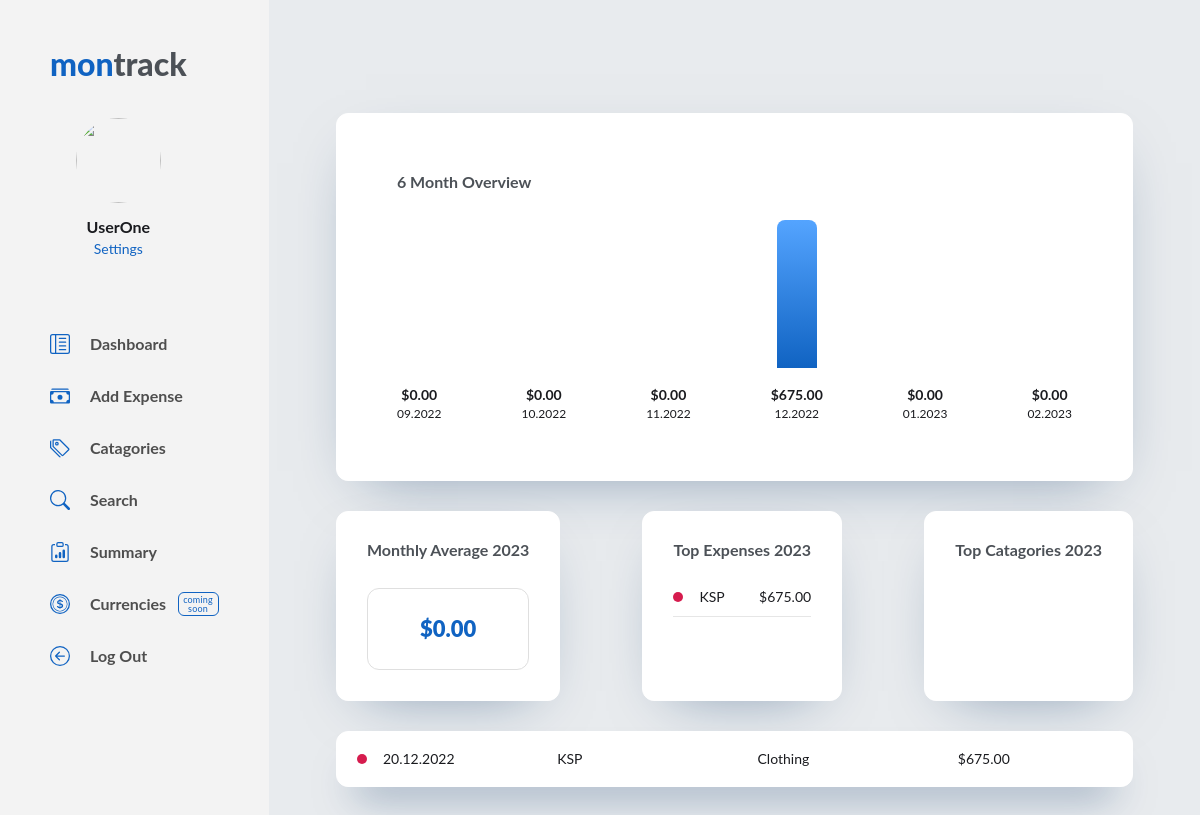
/ (signed in), run on the app's committed database.
### tables this page shows
CREATE TABLE users (
    user_id INTEGER PRIMARY KEY AUTOINCREMENT NOT NULL,
    fname TEXT NOT NULL,
    lname TEXT NOT NULL,
    username TEXT NOT NULL,
    email TEXT NOT NULL,
    hash TEXT NOT NULL
, image TEXT NOT NULL DEFAULT 'https://uploads-ssl.webflow.com/63987bd2db675b2f0fd5a56e/63987bd2db675bb88dd5a5a1_Icon%202.svg');

CREATE TABLE expenses (
    expense_id INTEGER PRIMARY KEY AUTOINCREMENT NOT NULL,
    user_id INTEGER NOT NULL,
    date DATE NOT NULL,
    shop TEXT NOT NULL,
    total NUMERIC NOT NULL,
    currency TEXT NOT NULL,
    category TEXT NOT NULL,
    description TEXT
);

CREATE TABLE categories (
    category_id INTEGER PRIMARY KEY AUTOINCREMENT NOT NULL,
    category TEXT UNIQE NOT NULL,
    color TEXT NOT NULL DEFAULT "#1063c2"
);

CREATE TABLE currencies (
    currency_id INTEGER PRIMARY KEY AUTOINCREMENT NOT NULL,
    country TEXT NOT NULL,
    currency TEXT NOT NULL,
    symbol TEXT NOT NULL
);

### application.py (the view)
@application.route("/")
@login_required
def index():
    user_id = session["user_id"]
    connect = sqlite3.connect("expenses.db")
    cursor = connect.cursor()
    cursor.execute("SELECT username FROM users WHERE user_id = ?", (user_id,))
    username = cursor.fetchone()[0]
    cursor.execute("SELECT image FROM users WHERE user_id = ?", (user_id,))
    userimage = cursor.fetchone()[0]
    year = str(datetime.now().year)
    cursor.execute("SELECT months.month, COALESCE(SUM(expenses.total), 0) AS total_sum, COALESCE(symbol, '$') AS symbol FROM (SELECT strftime('%m.%Y', date('now', 'start of month', '-5 months')) AS month UNION ALL SELECT strftime('%m.%Y', date('now', 'start of month', '-4 months')) UNION ALL SELECT strftime('%m.%Y', date('now', 'start of month', '-3 months')) UNION ALL SELECT strftime('%m.%Y', date('now', 'start of month', '-2 months')) UNION ALL SELECT strftime('%m.%Y', date('now', 'start of month', '-1 months')) UNION ALL SELECT strftime('%m.%Y', date('now', 'start of month')) ) AS months LEFT JOIN (SELECT * FROM expenses JOIN currencies ON expenses.currency = currencies.currency WHERE user_id = ?) expenses ON strftime('%m.%Y', expenses.date) = months.month GROUP BY months.month ORDER BY datetime(months.month, '+1 months')", (user_id,))
    six_months = cursor.fetchall()
    cursor.execute("SELECT COALESCE(SUM(expenses.total), 0) AS total_sum FROM (SELECT strftime('%m.%Y', date('now', 'start of month', '-5 months')) AS month UNION ALL SELECT strftime('%m.%Y', date('now', 'start of month', '-4 months')) UNION ALL SELECT strftime('%m.%Y', date('now', 'start of month', '-3 months')) UNION ALL SELECT strftime('%m.%Y', date('now', 'start of month', '-2 months')) UNION ALL SELECT strftime('%m.%Y', date('now', 'start of month', '-1 months')) UNION ALL SELECT strftime('%m.%Y', date('now', 'start of month')) ) AS months LEFT JOIN (SELECT * FROM expenses JOIN currencies ON expenses.currency = currencies.currency WHERE user_id = ?) expenses ON strftime('%m.%Y', expenses.date) = months.month GROUP BY months.month ORDER BY total_sum DESC LIMIT 1", (user_id,))
    max_month = cursor.fetchone()[0]
    cursor.execute("SELECT expenses.*, strftime('%d.%m.%Y', expenses.date) AS fdate, currencies.symbol, color FROM expenses JOIN currencies ON expenses.currency = currencies.currency JOIN categories ON expenses.category = categories.category WHERE expenses.user_id = ? ORDER BY date DESC LIMIT 5", (user_id,))
    expenses = cursor.fetchall()
    cursor.execute("SELECT shop, total, symbol, color FROM expenses JOIN currencies ON expenses.currency = currencies.currency JOIN categories ON expenses.category = categories.category WHERE user_id = ? ORDER BY total DESC LIMIT 5", (user_id,))
    top_expenses = cursor.fetchall()
    cursor.execute("SELECT user_id, strftime('%Y', date) AS year, SUM(total) AS total_sum, expenses.category, color, currencies.symbol FROM expenses JOIN categories ON expenses.category = categories.category JOIN currencies ON expenses.currency = currencies.currency WHERE user_id = ? AND strftime('%Y', date) = ? GROUP BY expenses.category ORDER BY total_sum DESC LIMIT 4", (user_id, year))
    top_categories = cursor.fetchall()
    cursor.execute("SELECT SUM(total) / (strftime('%m', 'now')) FROM expenses WHERE user_id = ? AND strftime('%Y', date) = ?", (user_id, year))
    monthly_average = None
    if monthly_average:
        monthly_average = cursor.fetchall()[0][0]
    else:
        monthly_average = 0
    print("monthly_average IS: ", end="")
    print(monthly_average)
    return render_template("index.html", username=username, userimage=userimage, year=year, six_months=six_months, max_month=max_month, expenses=expenses, top_expenses=top_expenses, top_categories=top_categories, monthly_average=monthly_average)

### helpers.py (called while the page is built)
def login_required(f):
    @wraps(f)
    def decorated_function(*args, **kwargs):
        if session.get("user_id") is None:
            return redirect("/login")
        return f(*args, **kwargs)
    return decorated_function

### templates/index.html (shortened to what this page needs)
{% extends "layout.html" %}
{% block body %}
<div class="body-center">
  <div class="body-index_top">
    <div class="dashboard_panel panel-shadow">
      <div class="dash_monthly">
        <div class="dash_title-small">6 Month Overview</div>
        <div class="dash_monthly-overview">
          {% for row in six_months %}
          <div class="month-wrapper">
            <div class="dash_monthly-column" value="{{ row[1] }}"></div>
            <div class="dash_monthly-text">
              <div class="dash_monthly-medium bold">{{ row[2] }}{{ "{:,.2f}".format(row[1]) }}</div>
              <div class="dash_monthly-small">{{ row[0] }}</div>
            </div>
          </div>
          {% endfor %}
        </div>
      </div>
    </div>
  </div>
    <div class="body-index_middle">
      <div class="dashboard_panel panel-shadow">
        <div class="dash_info-wrapper">
          <div class="dash_title-small">Monthly Average {{ year }}</div>
          <div class="dash_monthly-avg">
            <div class="monthly-avg_total">${{ "{:,.2f}".format(monthly_average) }}</div>
          </div>
        </div>
      </div>
      <div class="dashboard_panel panel-shadow">
        <div class="dash_info-wrapper">
          <div class="dash_title-small">Top Expenses {{ year }}</div>
          <div class="dash_middle-lists dash_text">
            {% for row in top_expenses %}
            <div class="d_middle-list_item">
              <div class="category-color_wrapper">
                <div class="catagory-color" style="background-color:{{ row[3] }}"></div>
                <div>{{ row[0] }}</div>
              </div>
              <div>{{ row[2] }}{{ "{:,.2f}".format(row[1]) }}</div>
            </div>
            {% endfor %}
          </div>
        </div>
      </div>
      <div class="dashboard_panel panel-shadow">
        <div class="dash_info-wrapper">
          <div class="dash_title-small">Top Catagories {{ year }}</div>
        </div>
      </div>
    </div>
    <div class="body-index_bottom">
      {% for row in expenses %}
        <div class="dashboard_panel bottom_latest panel-shadow_thin">
          <div class="latest-expenses_wrapper">
            <div class="category-color_wrapper">
              <div class="catagory-color" style="background-color:{{ row[10] }}"></div>
              <div id="latest_date" class="dash_text">{{ row[8] }}</div>
            </div>
            <div id="latest_shop" class="dash_text">{{ row[3] }}</div>
            <div id="latest_category" class="dash_text">{{ row[6] }}</div>
            <div id="latest_total" class="dash_text">{{ row[9] }}{{ "{:,.2f}".format(row[4]) }}</div>
          </div>
        </div>
      {% endfor %}
    </div>
  </div>
</div>
{% endblock %}

### templates/layout.html (shortened to what this page needs)
<head>
  <link href="/static/styles.css" rel="stylesheet">
</head>
<body>
  <main class="main-page">
    <div class="side-menu">
      <div class="side-menu_top">
        <a href="/" class="logo-link">mon<span class="logo-link_span">track</span></a>
        <div class="side-menu_user">
          <div class="sm_user-wrapper"><img src="{{ userimage }}" loading="lazy" alt="" class="user_profile-image">
            <div class="user_name">{{ username }}</div>
            <a href="/settings" class="sm_user-link" id="settings">Settings</a>
          </div>
        </div>
      </div>
      <div class="side-menu_links">
        <div class="sm_links-wrapper">
          <a href="/" aria-current="page" class="side-menu_link w-inline-block w--current">
            <div class="menu-svg w-embed"></div>
            <div>Dashboard</div>
          </a>
          <a href="/expenses" class="side-menu_link w-inline-block">
            <div class="menu-svg w-embed"></div>
            <div>Add Expense</div>
          </a>
          <a href="/categories" aria-current="page" class="side-menu_link w-inline-block w--current">
            <div class="menu-svg w-embed"></div>
            <div>Catagories</div>
          </a>
          <a href="/search" aria-current="page" class="side-menu_link w-inline-block w--current">
            <div class="menu-svg w-embed"></div>
            <div>Search</div>
          </a>
          <a href="/summary" aria-current="page" class="side-menu_link w-inline-block w--current">
            <div class="menu-svg w-embed"></div>
            <div>Summary</div>
          </a>
          <div class="sm_link-wrapper">
            <a aria-current="page" class="side-menu_link inactive-link w-inline-block w--current">
              <div class="menu-svg w-embed"></div>
              <div>Currencies</div>
            </a>
            <div class="label-coming">coming<br>soon</div>
          </div>
          <a href="/logout" aria-current="page" class="side-menu_link w-inline-block w--current">
            <div class="menu-svg w-embed"></div>
            <div>Log Out</div>
          </a>
        </div>
      </div>
    </div>
    <div class="page-body">
      {% block body %}{% endblock %}
    </main>
</body>

### data on the page
users: username "UserOne"
expenses: shop "KSP", symbol "$", total "675.00", row "20.12.2022", category "Clothing"

### other printed values
{{ row[2] }} "$" "$" "$" "$" "$" "$"
{{ "{:,.2f}".format(row[1]) }} "0.00" "0.00" "0.00" "675.00" "0.00" "0.00"
{{ row[0] }} "09.2022" "10.2022" "11.2022" "12.2022" "01.2023" "02.2023"
{{ "{:,.2f}".format(monthly_average) }} "0.00"
